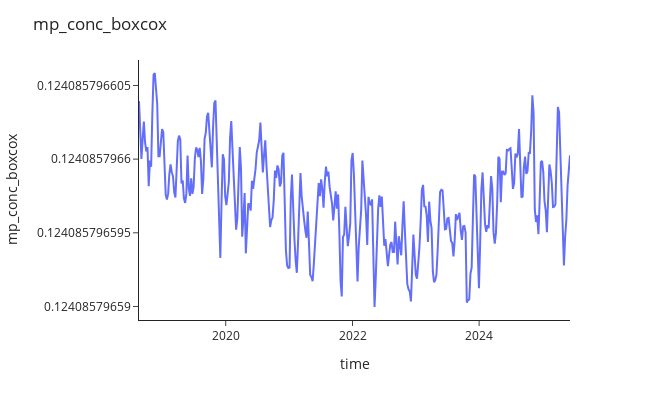

Notebook code cell kept with this figure:
### Code cell
import plotly.express as px
import pandas as pd

def plot_data(df: pd.DataFrame,
                           y: str) -> None:
    """General function to plot the passenger data."""

    fig = px.line(df, x=df.index, y=y, labels={'Month': 'Date'})
    fig.update_layout(template="simple_white", title_text='mp_conc_boxcox',
                      width=650, height=400)

    return fig.show()

plot_data(df=data, y='mp_conc_boxcox')

### Figure 1 — Plotly figure (JSON) as saved in the notebook; plotly's stock layout.template omitted (floating-point values rounded to 4 significant figures; data arrays with more than 128 entries replaced by an {"elided": "..."} marker saying what was removed)
{"data": [{"hovertemplate": "time=%{x}<br>mp_conc_boxcox=%{y}<extra></extra>", "legendgroup": "", "line": {"color": "#636efa", "dash": "solid"}, "marker": {"symbol": "circle"}, "mode": "lines", "name": "", "orientation": "v", "showlegend": false, "type": "scatter", "x": {"elided": "356 str values"}, "xaxis": "x", "y": {"elided": "356 float values"}, "yaxis": "y"}], "layout": {"height": 400, "legend": {"tracegroupgap": 0}, "margin": {"t": 60}, "title": {"text": "mp_conc_boxcox"}, "width": 650, "xaxis": {"anchor": "y", "domain": [0, 1], "title": {"text": "time"}}, "yaxis": {"anchor": "x", "domain": [0, 1], "title": {"text": "mp_conc_boxcox"}}}}
